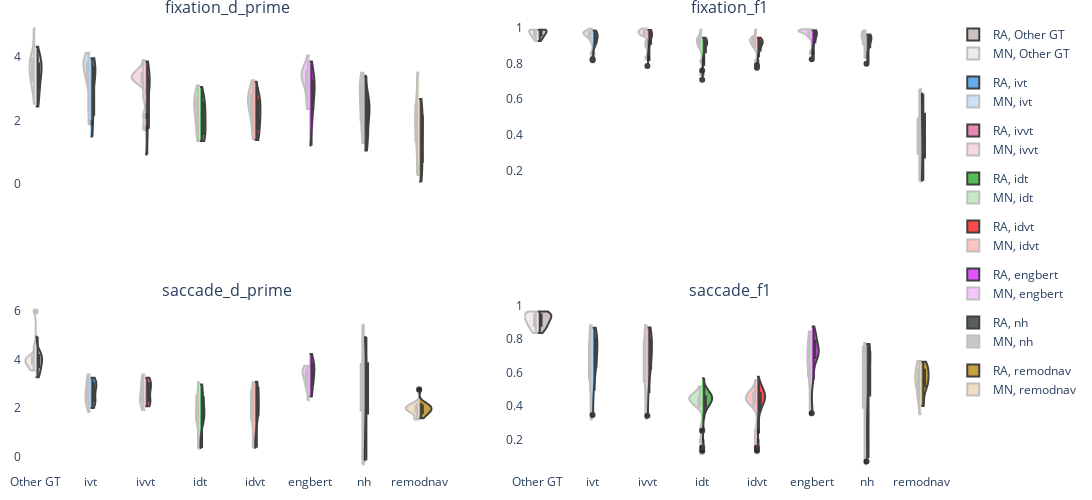

The cell this chart's notebook holds for it:
### Code cell
sdt_metrics_fig = sm.sdt_distributions_figure(
    fixation_saccade_sdt,
    GT1, GT2,
    colors={k: v[1] for k, v in LABELER_PLOTTING_CONFIG.items()},
    only_box=False,
    show_other_gt=True,
    share_x=True,
)

sdt_metrics_fig.update_layout(
    title=None,
    width=W, height=H,
    paper_bgcolor='rgba(0, 0, 0, 0)',
    plot_bgcolor='rgba(0, 0, 0, 0)',
    margin=dict(l=10, r=10, b=10, t=20, pad=0),
)
# sdt_metrics_fig.layout.annotations = []    # remove subtitles


save_fig(sdt_metrics_fig, FIG_ID, '', 'sample-detection-metrics', IS_SUPP)
sdt_metrics_fig.show()

### Figure 1 — Plotly figure (JSON) as saved in the notebook; plotly's stock layout.template omitted (floating-point values rounded to 4 significant figures)
{"data": [{"box": {"visible": true}, "fillcolor": "#bab0ac", "legendgroup": "Other GT", "line": {"color": "black"}, "meanline": {"visible": true}, "name": "RA, Other GT", "opacity": 0.75, "scalegroup": "fixation_d_prime", "showlegend": true, "side": "positive", "spanmode": "hard", "x0": "Other GT", "y": [3.117, 2.474, 2.703, 2.442, 3.7, 3.698, 3.89, 3.011, 3.31, 4.322, 3.336, 3.802, 3.879, 3.783], "type": "violin", "xaxis": "x", "yaxis": "y"}, {"box": {"visible": true}, "fillcolor": "#2E91E5", "legendgroup": "ivt", "line": {"color": "black"}, "meanline": {"visible": true}, "name": "RA, ivt", "opacity": 0.75, "scalegroup": "fixation_d_prime", "showlegend": true, "side": "positive", "spanmode": "hard", "x0": "ivt", "y": [3.752, 2.099, 3.556, 3.846, 3.24, 1.833, 1.499, 2.148, 2.164, 2.473, 3.812, 3.966, 3.7, 3.461, 3.132, 3.199, 3.699, 2.204, 3.549, 3.531], "type": "violin", "xaxis": "x", "yaxis": "y"}, {"box": {"visible": true}, "fillcolor": "#E15F99", "legendgroup": "ivvt", "line": {"color": "black"}, "meanline": {"visible": true}, "name": "RA, ivvt", "opacity": 0.75, "scalegroup": "fixation_d_prime", "showlegend": true, "side": "positive", "spanmode": "hard", "x0": "ivvt", "y": [3.026, 1.487, 3.499, 3.623, 3.279, 1.482, 1.629, 0.933, 1.816, 2.356, 3.128, 3.638, 3.283, 2.993, 3.497, 2.895, 3.107, 1.737, 3.078, 3.862], "type": "violin", "xaxis": "x", "yaxis": "y"}, {"box": {"visible": true}, "fillcolor": "#1CA71C", "legendgroup": "idt", "line": {"color": "black"}, "meanline": {"visible": true}, "name": "RA, idt", "opacity": 0.75, "scalegroup": "fixation_d_prime", "showlegend": true, "side": "positive", "spanmode": "hard", "x0": "idt", "y": [2.69, 1.438, 2.263, 2.562, 1.922, 2.104, 1.386, 1.398, 1.521, 2.11, 2.572, 1.837, 2.886, 2.574, 1.632, 1.774, 2.101, 1.355, 3.061, 2.448], "type": "violin", "xaxis": "x", "yaxis": "y"}, {"box": {"visible": true}, "fillcolor": "#FB0D0D", "legendgroup": "idvt", "line": {"color": "black"}, "meanline": {"visible": true}, "name": "RA, idvt", "opacity": 0.75, "scalegroup": "fixation_d_prime", "showlegend": true, "side": "positive", "spanmode": "hard", "x0": "idvt", "y": [2.69, 1.438, 2.263, 2.562, 1.922, 2.104, 1.386, 1.491, 1.521, 2.11, 2.572, 1.837, 2.886, 2.574, 1.632, 2.206, 2.772, 2.07, 3.226, 2.692], "type": "violin", "xaxis": "x", "yaxis": "y"}, {"box": {"visible": true}, "fillcolor": "#DA16FF", "legendgroup": "engbert", "line": {"color": "black"}, "meanline": {"visible": true}, "name": "RA, engbert", "opacity": 0.75, "scalegroup": "fixation_d_prime", "showlegend": true, "side": "positive", "spanmode": "hard", "x0": "engbert", "y": [2.926, 1.213, 3.861, 3.73, 3.232, 2.35, 1.917, 1.895, 1.831, 2.401, 3.215, 3.509, 3.294, 2.728, 2.749, 2.989, 3.123, 2.335, 3.557, 2.972], "type": "violin", "xaxis": "x", "yaxis": "y"}, {"box": {"visible": true}, "fillcolor": "#222A2A", "legendgroup": "nh", "line": {"color": "black"}, "meanline": {"visible": true}, "name": "RA, nh", "opacity": 0.75, "scalegroup": "fixation_d_prime", "showlegend": true, "side": "positive", "spanmode": "hard", "x0": "nh", "y": [2.477, 1.057, 1.414, 3.409, 2.634, 2.05, 1.141, 1.191, 1.514, 2.155, 2.917, 2.846, 2.718, 2.267, 2.479, 2.07, 2.229, 1.829, 1.437, 2.506], "type": "violin", "xaxis": "x", "yaxis": "y"}, {"box": {"visible": true}, "fillcolor": "#B68100", "legendgroup": "remodnav", "line": {"color": "black"}, "meanline": {"visible": true}, "name": "RA, remodnav", "opacity": 0.75, "scalegroup": "fixation_d_prime", "showlegend": true, "side": "positive", "spanmode": "hard", "x0": "remodnav", "y": [2.453, 0.1093, 2.515, 2.677, 1.648, 1.023, 1.752, 0.3402, 0.08449, 0.6865, 1.867, 0.7198, 2.12, 2.304, 0.7849, 1.677, 2.152, 0.3, 1.654, 0.7815], "type": "violin", "xaxis": "x", "yaxis": "y"}, {"box": {"visible": true}, "fillcolor": "#bab0ac", "legendgroup": "Other GT", "line": {"color": "black"}, "meanline": {"visible": true}, "name": "MN, Other GT", "opacity": 0.25, "scalegroup": "fixation_d_prime", "showlegend": true, "side": "negative", "spanmode": "hard", "x0": "Other GT", "y": [3.255, 4.62, 2.917, 2.527, 3.707, 3.814, 4.004, 3.229, 3.316, 4.901, 3.374, 3.816, 3.951, 3.878], "type": "violin", "xaxis": "x", "yaxis": "y"}, {"box": {"visible": true}, "fillcolor": "#2E91E5", "legendgroup": "ivt", "line": {"color": "black"}, "meanline": {"visible": true}, "name": "MN, ivt", "opacity": 0.25, "scalegroup": "fixation_d_prime", "showlegend": true, "side": "negative", "spanmode": "hard", "x0": "ivt", "y": [4.01, 3.71, 2.535, 1.93, 3.821, 4.135, 3.85, 3.831, 3.139, 3.315, 3.772, 2.254, 3.305, 3.658], "type": "violin", "xaxis": "x", "yaxis": "y"}, {"box": {"visible": true}, "fillcolor": "#E15F99", "legendgroup": "ivvt", "line": {"color": "black"}, "meanline": {"visible": true}, "name": "MN, ivvt", "opacity": 0.25, "scalegroup": "fixation_d_prime", "showlegend": true, "side": "negative", "spanmode": "hard", "x0": "ivvt", "y": [3.908, 3.5, 2.746, 2.145, 3.326, 3.645, 3.32, 3.368, 3.506, 3.199, 3.522, 1.761, 3.205, 3.304], "type": "violin", "xaxis": "x", "yaxis": "y"}, {"box": {"visible": true}, "fillcolor": "#1CA71C", "legendgroup": "idt", "line": {"color": "black"}, "meanline": {"visible": true}, "name": "MN, idt", "opacity": 0.25, "scalegroup": "fixation_d_prime", "showlegend": true, "side": "negative", "spanmode": "hard", "x0": "idt", "y": [2.795, 2.379, 2.418, 1.422, 2.575, 1.929, 2.941, 2.75, 1.635, 1.928, 2.212, 1.356, 3.102, 2.505], "type": "violin", "xaxis": "x", "yaxis": "y"}, {"box": {"visible": true}, "fillcolor": "#FB0D0D", "legendgroup": "idvt", "line": {"color": "black"}, "meanline": {"visible": true}, "name": "MN, idvt", "opacity": 0.25, "scalegroup": "fixation_d_prime", "showlegend": true, "side": "negative", "spanmode": "hard", "x0": "idvt", "y": [2.795, 2.379, 2.418, 1.422, 2.575, 1.929, 2.941, 2.75, 1.635, 2.42, 2.979, 2.112, 3.272, 2.757], "type": "violin", "xaxis": "x", "yaxis": "y"}, {"box": {"visible": true}, "fillcolor": "#DA16FF", "legendgroup": "engbert", "line": {"color": "black"}, "meanline": {"visible": true}, "name": "MN, engbert", "opacity": 0.25, "scalegroup": "fixation_d_prime", "showlegend": true, "side": "negative", "spanmode": "hard", "x0": "engbert", "y": [3.546, 3.348, 3.3, 2.368, 3.515, 4.047, 3.421, 3.265, 2.848, 3.366, 3.58, 2.379, 3.623, 2.731], "type": "violin", "xaxis": "x", "yaxis": "y"}, {"box": {"visible": true}, "fillcolor": "#222A2A", "legendgroup": "nh", "line": {"color": "black"}, "meanline": {"visible": true}, "name": "MN, nh", "opacity": 0.25, "scalegroup": "fixation_d_prime", "showlegend": true, "side": "negative", "spanmode": "hard", "x0": "nh", "y": [3.396, 3.504, 2.937, 1.297, 3.03, 3.396, 2.832, 3.093, 2.563, 2.245, 1.997, 1.82, 1.635, 2.468], "type": "violin", "xaxis": "x", "yaxis": "y"}, {"box": {"visible": true}, "fillcolor": "#B68100", "legendgroup": "remodnav", "line": {"color": "black"}, "meanline": {"visible": true}, "name": "MN, remodnav", "opacity": 0.25, "scalegroup": "fixation_d_prime", "showlegend": true, "side": "negative", "spanmode": "hard", "x0": "remodnav", "y": [2.246, 3.517, 1.344, 1.545, 2.49, 1.848, 2.113, 3.085, 0.9741, 1.828, 2.047, 0.2828, 2.854, 0.684], "type": "violin", "xaxis": "x", "yaxis": "y"}, {"box": {"visible": true}, "fillcolor": "#bab0ac", "legendgroup": "Other GT", "line": {"color": "black"}, "meanline": {"visible": true}, "name": "RA, Other GT", "opacity": 0.75, "scalegroup": "fixation_f1", "showlegend": false, "side": "positive", "spanmode": "hard", "x0": "Other GT", "y": [0.9753, 0.9248, 0.9569, 0.9429, 0.9866, 0.9857, 0.9878, 0.9672, 0.9787, 0.9548, 0.9333, 0.9548, 0.9867, 0.9787], "type": "violin", "xaxis": "x2", "yaxis": "y2"}, {"box": {"visible": true}, "fillcolor": "#2E91E5", "legendgroup": "ivt", "line": {"color": "black"}, "meanline": {"visible": true}, "name": "RA, ivt", "opacity": 0.75, "scalegroup": "fixation_f1", "showlegend": false, "side": "positive", "spanmode": "hard", "x0": "ivt", "y": [0.9625, 0.9197, 0.9847, 0.9784, 0.9581, 0.9247, 0.8893, 0.8183, 0.8969, 0.9333, 0.9642, 0.9688, 0.9686, 0.946, 0.9448, 0.9366, 0.9052, 0.8245, 0.9725, 0.9267], "type": "violin", "xaxis": "x2", "yaxis": "y2"}, {"box": {"visible": true}, "fillcolor": "#E15F99", "legendgroup": "ivvt", "line": {"color": "black"}, "meanline": {"visible": true}, "name": "RA, ivvt", "opacity": 0.75, "scalegroup": "fixation_f1", "showlegend": false, "side": "positive", "spanmode": "hard", "x0": "ivvt", "y": [0.9704, 0.9213, 0.976, 0.9868, 0.9755, 0.8774, 0.8725, 0.7858, 0.8975, 0.9421, 0.9756, 0.9832, 0.9786, 0.9604, 0.9589, 0.9513, 0.9285, 0.8138, 0.9655, 0.9475], "type": "violin", "xaxis": "x2", "yaxis": "y2"}, {"box": {"visible": true}, "fillcolor": "#1CA71C", "legendgroup": "idt", "line": {"color": "black"}, "meanline": {"visible": true}, "name": "RA, idt", "opacity": 0.75, "scalegroup": "fixation_f1", "showlegend": false, "side": "positive", "spanmode": "hard", "x0": "idt", "y": [0.9273, 0.9147, 0.9435, 0.9341, 0.9246, 0.9162, 0.8836, 0.786, 0.8605, 0.8969, 0.9239, 0.9224, 0.9269, 0.915, 0.9073, 0.8469, 0.7602, 0.7084, 0.9178, 0.8647], "type": "violin", "xaxis": "x2", "yaxis": "y2"}, {"box": {"visible": true}, "fillcolor": "#FB0D0D", "legendgroup": "idvt", "line": {"color": "black"}, "meanline": {"visible": true}, "name": "RA, idvt", "opacity": 0.75, "scalegroup": "fixation_f1", "showlegend": false, "side": "positive", "spanmode": "hard", "x0": "idvt", "y": [0.9273, 0.9147, 0.9435, 0.9341, 0.9246, 0.9162, 0.8836, 0.7894, 0.8605, 0.8969, 0.9239, 0.9224, 0.9269, 0.915, 0.9073, 0.8688, 0.8345, 0.7758, 0.9246, 0.8758], "type": "violin", "xaxis": "x2", "yaxis": "y2"}, {"box": {"visible": true}, "fillcolor": "#DA16FF", "legendgroup": "engbert", "line": {"color": "black"}, "meanline": {"visible": true}, "name": "RA, engbert", "opacity": 0.75, "scalegroup": "fixation_f1", "showlegend": false, "side": "positive", "spanmode": "hard", "x0": "engbert", "y": [0.9707, 0.9192, 0.9831, 0.9852, 0.9776, 0.9474, 0.9166, 0.8236, 0.8988, 0.9472, 0.9765, 0.9825, 0.9788, 0.9609, 0.9648, 0.9477, 0.91, 0.8279, 0.9815, 0.9558], "type": "violin", "xaxis": "x2", "yaxis": "y2"}, {"box": {"visible": true}, "fillcolor": "#222A2A", "legendgroup": "nh", "line": {"color": "black"}, "meanline": {"visible": true}, "name": "RA, nh", "opacity": 0.75, "scalegroup": "fixation_f1", "showlegend": false, "side": "positive", "spanmode": "hard", "x0": "nh", "y": [0.9514, 0.9154, 0.9193, 0.956, 0.9475, 0.9351, 0.8761, 0.808, 0.881, 0.933, 0.9605, 0.9617, 0.953, 0.9417, 0.9519, 0.9033, 0.7983, 0.8055, 0.9001, 0.9338], "type": "violin", "xaxis": "x2", "yaxis": "y2"}, {"box": {"visible": true}, "fillcolor": "#B68100", "legendgroup": "remodnav", "line": {"color": "black"}, "meanline": {"visible": true}, "name": "RA, remodnav", "opacity": 0.75, "scalegroup": "fixation_f1", "showlegend": false, "side": "positive", "spanmode": "hard", "x0": "remodnav", "y": [0.5286, 0.6198, 0.2647, 0.6316, 0.5519, 0.4126, 0.3177, 0.3738, 0.2451, 0.3129, 0.5913, 0.2818, 0.1443, 0.507, 0.337, 0.4996, 0.2111, 0.1432, 0.3949, 0.3194], "type": "violin", "xaxis": "x2", "yaxis": "y2"}, {"box": {"visible": true}, "fillcolor": "#bab0ac", "legendgroup": "Other GT", "line": {"color": "black"}, "meanline": {"visible": true}, "name": "MN, Other GT", "opacity": 0.25, "scalegroup": "fixation_f1", "showlegend": false, "side": "negative", "spanmode": "hard", "x0": "Other GT", "y": [0.9753, 0.9248, 0.9569, 0.9429, 0.9866, 0.9857, 0.9878, 0.9672, 0.9787, 0.9548, 0.9333, 0.9548, 0.9867, 0.9787], "type": "violin", "xaxis": "x2", "yaxis": "y2"}, {"box": {"visible": true}, "fillcolor": "#2E91E5", "legendgroup": "ivt", "line": {"color": "black"}, "meanline": {"visible": true}, "name": "MN, ivt", "opacity": 0.25, "scalegroup": "fixation_f1", "showlegend": false, "side": "negative", "spanmode": "hard", "x0": "ivt", "y": [0.9754, 0.9949, 0.9575, 0.922, 0.9647, 0.9765, 0.9754, 0.9702, 0.9454, 0.9724, 0.9577, 0.857, 0.9736, 0.9411], "type": "violin", "xaxis": "x2", "yaxis": "y2"}, {"box": {"visible": true}, "fillcolor": "#E15F99", "legendgroup": "ivvt", "line": {"color": "black"}, "meanline": {"visible": true}, "name": "MN, ivvt", "opacity": 0.25, "scalegroup": "fixation_f1", "showlegend": false, "side": "negative", "spanmode": "hard", "x0": "ivvt", "y": [0.9882, 0.9954, 0.9172, 0.8989, 0.9794, 0.9864, 0.9796, 0.9819, 0.9595, 0.9611, 0.967, 0.8315, 0.9665, 0.9573], "type": "violin", "xaxis": "x2", "yaxis": "y2"}, {"box": {"visible": true}, "fillcolor": "#1CA71C", "legendgroup": "idt", "line": {"color": "black"}, "meanline": {"visible": true}, "name": "MN, idt", "opacity": 0.25, "scalegroup": "fixation_f1", "showlegend": false, "side": "negative", "spanmode": "hard", "x0": "idt", "y": [0.9402, 0.9898, 0.947, 0.9038, 0.9244, 0.9303, 0.9338, 0.939, 0.9079, 0.891, 0.8133, 0.7424, 0.9236, 0.8789], "type": "violin", "xaxis": "x2", "yaxis": "y2"}, {"box": {"visible": true}, "fillcolor": "#FB0D0D", "legendgroup": "idvt", "line": {"color": "black"}, "meanline": {"visible": true}, "name": "MN, idvt", "opacity": 0.25, "scalegroup": "fixation_f1", "showlegend": false, "side": "negative", "spanmode": "hard", "x0": "idvt", "y": [0.9402, 0.9898, 0.947, 0.9038, 0.9244, 0.9303, 0.9338, 0.939, 0.9079, 0.9132, 0.889, 0.8109, 0.9303, 0.89], "type": "violin", "xaxis": "x2", "yaxis": "y2"}, {"box": {"visible": true}, "fillcolor": "#DA16FF", "legendgroup": "engbert", "line": {"color": "black"}, "meanline": {"visible": true}, "name": "MN, engbert", "opacity": 0.25, "scalegroup": "fixation_f1", "showlegend": false, "side": "negative", "spanmode": "hard", "x0": "engbert", "y": [0.9859, 0.9913, 0.9807, 0.9453, 0.9823, 0.9914, 0.9819, 0.981, 0.9678, 0.9737, 0.9633, 0.8612, 0.9834, 0.9518], "type": "violin", "xaxis": "x2", "yaxis": "y2"}, {"box": {"visible": true}, "fillcolor": "#222A2A", "legendgroup": "nh", "line": {"color": "black"}, "meanline": {"visible": true}, "name": "MN, nh", "opacity": 0.25, "scalegroup": "fixation_f1", "showlegend": false, "side": "negative", "spanmode": "hard", "x0": "nh", "y": [0.9673, 0.9843, 0.9681, 0.8993, 0.963, 0.9693, 0.9532, 0.959, 0.955, 0.9332, 0.8405, 0.8306, 0.9088, 0.93], "type": "violin", "xaxis": "x2", "yaxis": "y2"}, {"box": {"visible": true}, "fillcolor": "#B68100", "legendgroup": "remodnav", "line": {"color": "black"}, "meanline": {"visible": true}, "name": "MN, remodnav", "opacity": 0.25, "scalegroup": "fixation_f1", "showlegend": false, "side": "negative", "spanmode": "hard", "x0": "remodnav", "y": [0.5183, 0.6588, 0.4046, 0.305, 0.5953, 0.2928, 0.1425, 0.49, 0.3427, 0.4727, 0.1909, 0.1396, 0.3953, 0.3096], "type": "violin", "xaxis": "x2", "yaxis": "y2"}, {"box": {"visible": true}, "fillcolor": "#bab0ac", "legendgroup": "Other GT", "line": {"color": "black"}, "meanline": {"visible": true}, "name": "RA, Other GT", "opacity": 0.75, "scalegroup": "saccade_d_prime", "showlegend": false, "side": "positive", "spanmode": "hard", "x0": "Other GT", "y": [4.161, 3.965, 3.689, 3.436, 4.154, 4.198, 4.206, 4.457, 3.278, 4.945, 3.816, 3.402, 3.895, 3.693], "type": "violin", "xaxis": "x3", "yaxis": "y3"}, {"box": {"visible": true}, "fillcolor": "#2E91E5", "legendgroup": "ivt", "line": {"color": "black"}, "meanline": {"visible": true}, "name": "RA, ivt", "opacity": 0.75, "scalegroup": "saccade_d_prime", "showlegend": false, "side": "positive", "spanmode": "hard", "x0": "ivt", "y": [3.227, 3.099, 3.256, 2.941, 2.657, 2.445, 2.305, 2.914, 2.772, 2.264, 2.916, 2.961, 3.199, 3.123, 2.136, 2.411, 2.131, 2.149, 2.651, 2.016], "type": "violin", "xaxis": "x3", "yaxis": "y3"}, {"box": {"visible": true}, "fillcolor": "#E15F99", "legendgroup": "ivvt", "line": {"color": "black"}, "meanline": {"visible": true}, "name": "RA, ivvt", "opacity": 0.75, "scalegroup": "saccade_d_prime", "showlegend": false, "side": "positive", "spanmode": "hard", "x0": "ivvt", "y": [3.227, 3.099, 3.26, 2.983, 2.7, 2.411, 2.257, 2.731, 2.815, 2.328, 2.914, 2.952, 3.204, 3.126, 2.213, 2.313, 2.102, 2.119, 2.665, 2.079], "type": "violin", "xaxis": "x3", "yaxis": "y3"}, {"box": {"visible": true}, "fillcolor": "#1CA71C", "legendgroup": "idt", "line": {"color": "black"}, "meanline": {"visible": true}, "name": "RA, idt", "opacity": 0.75, "scalegroup": "saccade_d_prime", "showlegend": false, "side": "positive", "spanmode": "hard", "x0": "idt", "y": [2.916, 2.479, 2.115, 2.968, 1.72, 1.806, 1.767, 1.696, 2.135, 2.419, 2.973, 2.263, 1.889, 2.982, 1.907, 1.474, 0.3611, 1.43, 1.289, 1.386], "type": "violin", "xaxis": "x3", "yaxis": "y3"}, {"box": {"visible": true}, "fillcolor": "#FB0D0D", "legendgroup": "idvt", "line": {"color": "black"}, "meanline": {"visible": true}, "name": "RA, idvt", "opacity": 0.75, "scalegroup": "saccade_d_prime", "showlegend": false, "side": "positive", "spanmode": "hard", "x0": "idvt", "y": [2.916, 2.433, 2.329, 2.961, 1.977, 2.062, 2.215, 1.826, 2.764, 2.419, 2.973, 3.089, 2.035, 2.982, 1.907, 1.584, 0.3789, 1.418, 1.224, 1.449], "type": "violin", "xaxis": "x3", "yaxis": "y3"}, {"box": {"visible": true}, "fillcolor": "#DA16FF", "legendgroup": "engbert", "line": {"color": "black"}, "meanline": {"visible": true}, "name": "RA, engbert", "opacity": 0.75, "scalegroup": "saccade_d_prime", "showlegend": false, "side": "positive", "spanmode": "hard", "x0": "engbert", "y": [3.922, 3.711, 3.96, 4.23, 3.417, 3.123, 2.786, 3.544, 4.163, 2.867, 3.845, 3.828, 3.536, 3.617, 2.499, 3.204, 2.48, 2.576, 3.173, 3.306], "type": "violin", "xaxis": "x3", "yaxis": "y3"}, {"box": {"visible": true}, "fillcolor": "#222A2A", "legendgroup": "nh", "line": {"color": "black"}, "meanline": {"visible": true}, "name": "RA, nh", "opacity": 0.75, "scalegroup": "saccade_d_prime", "showlegend": false, "side": "positive", "spanmode": "hard", "x0": "nh", "y": [3.611, 4.242, 1.533, 4.934, 4.097, 2.807, 1.607, 3.923, 3.108, 2.46, 3.784, 4.079, 3.51, 3.504, 2.299, 1.937, -0.1429, 1.629, 0.6947, 2.473], "type": "violin", "xaxis": "x3", "yaxis": "y3"}, {"box": {"visible": true}, "fillcolor": "#B68100", "legendgroup": "remodnav", "line": {"color": "black"}, "meanline": {"visible": true}, "name": "RA, remodnav", "opacity": 0.75, "scalegroup": "saccade_d_prime", "showlegend": false, "side": "positive", "spanmode": "hard", "x0": "remodnav", "y": [2.088, 2.759, 1.944, 2.147, 2.193, 1.948, 1.791, 1.906, 2.086, 1.587, 2.23, 1.963, 1.641, 2.184, 1.725, 1.954, 1.77, 2.0, 1.809, 2.008], "type": "violin", "xaxis": "x3", "yaxis": "y3"}, {"box": {"visible": true}, "fillcolor": "#bab0ac", "legendgroup": "Other GT", "line": {"color": "black"}, "meanline": {"visible": true}, "name": "MN, Other GT", "opacity": 0.25, "scalegroup": "saccade_d_prime", "showlegend": false, "side": "negative", "spanmode": "hard", "x0": "Other GT", "y": [4.008, 4.058, 3.896, 3.681, 4.065, 4.137, 4.148, 4.559, 3.554, 5.979, 3.864, 3.61, 3.821, 3.833], "type": "violin", "xaxis": "x3", "yaxis": "y3"}, {"box": {"visible": true}, "fillcolor": "#2E91E5", "legendgroup": "ivt", "line": {"color": "black"}, "meanline": {"visible": true}, "name": "MN, ivt", "opacity": 0.25, "scalegroup": "saccade_d_prime", "showlegend": false, "side": "negative", "spanmode": "hard", "x0": "ivt", "y": [3.393, 3.391, 2.318, 2.365, 2.746, 2.694, 3.15, 3.218, 2.113, 2.474, 1.854, 2.473, 2.795, 2.024], "type": "violin", "xaxis": "x3", "yaxis": "y3"}, {"box": {"visible": true}, "fillcolor": "#E15F99", "legendgroup": "ivvt", "line": {"color": "black"}, "meanline": {"visible": true}, "name": "MN, ivvt", "opacity": 0.25, "scalegroup": "saccade_d_prime", "showlegend": false, "side": "negative", "spanmode": "hard", "x0": "ivvt", "y": [3.393, 3.391, 2.294, 2.353, 2.812, 2.686, 3.134, 3.221, 2.168, 2.416, 1.929, 2.371, 2.787, 2.094], "type": "violin", "xaxis": "x3", "yaxis": "y3"}, {"box": {"visible": true}, "fillcolor": "#1CA71C", "legendgroup": "idt", "line": {"color": "black"}, "meanline": {"visible": true}, "name": "MN, idt", "opacity": 0.25, "scalegroup": "saccade_d_prime", "showlegend": false, "side": "negative", "spanmode": "hard", "x0": "idt", "y": [3.072, 2.513, 1.674, 1.836, 2.741, 2.271, 1.865, 3.011, 2.042, 1.516, 0.3209, 1.484, 1.566, 1.447], "type": "violin", "xaxis": "x3", "yaxis": "y3"}, {"box": {"visible": true}, "fillcolor": "#FB0D0D", "legendgroup": "idvt", "line": {"color": "black"}, "meanline": {"visible": true}, "name": "MN, idvt", "opacity": 0.25, "scalegroup": "saccade_d_prime", "showlegend": false, "side": "negative", "spanmode": "hard", "x0": "idvt", "y": [3.072, 2.466, 1.843, 2.204, 2.741, 3.065, 2.011, 3.011, 2.042, 1.617, 0.3503, 1.525, 1.487, 1.506], "type": "violin", "xaxis": "x3", "yaxis": "y3"}, {"box": {"visible": true}, "fillcolor": "#DA16FF", "legendgroup": "engbert", "line": {"color": "black"}, "meanline": {"visible": true}, "name": "MN, engbert", "opacity": 0.25, "scalegroup": "saccade_d_prime", "showlegend": false, "side": "negative", "spanmode": "hard", "x0": "engbert", "y": [3.745, 3.755, 3.034, 2.834, 3.564, 3.427, 3.466, 3.657, 3.332, 3.527, 2.333, 2.858, 3.366, 3.013], "type": "violin", "xaxis": "x3", "yaxis": "y3"}, {"box": {"visible": true}, "fillcolor": "#222A2A", "legendgroup": "nh", "line": {"color": "black"}, "meanline": {"visible": true}, "name": "MN, nh", "opacity": 0.25, "scalegroup": "saccade_d_prime", "showlegend": false, "side": "negative", "spanmode": "hard", "x0": "nh", "y": [3.83, 5.451, 2.556, 1.504, 3.42, 5.01, 3.352, 3.868, 3.073, 2.018, -0.3149, 1.904, 0.6696, 2.397], "type": "violin", "xaxis": "x3", "yaxis": "y3"}, {"box": {"visible": true}, "fillcolor": "#B68100", "legendgroup": "remodnav", "line": {"color": "black"}, "meanline": {"visible": true}, "name": "MN, remodnav", "opacity": 0.25, "scalegroup": "saccade_d_prime", "showlegend": false, "side": "negative", "spanmode": "hard", "x0": "remodnav", "y": [2.09, 2.804, 1.877, 1.544, 2.17, 1.92, 1.718, 2.214, 1.852, 1.956, 1.536, 2.048, 2.049, 2.017], "type": "violin", "xaxis": "x3", "yaxis": "y3"}, {"box": {"visible": true}, "fillcolor": "#bab0ac", "legendgroup": "Other GT", "line": {"color": "black"}, "meanline": {"visible": true}, "name": "RA, Other GT", "opacity": 0.75, "scalegroup": "saccade_f1", "showlegend": false, "side": "positive", "spanmode": "hard", "x0": "Other GT", "y": [0.9329, 0.8783, 0.8957, 0.869, 0.9407, 0.9464, 0.9528, 0.9633, 0.8361, 0.9585, 0.9039, 0.8559, 0.9277, 0.9072], "type": "violin", "xaxis": "x4", "yaxis": "y4"}, {"box": {"visible": true}, "fillcolor": "#2E91E5", "legendgroup": "ivt", "line": {"color": "black"}, "meanline": {"visible": true}, "name": "RA, ivt", "opacity": 0.75, "scalegroup": "saccade_f1", "showlegend": false, "side": "positive", "spanmode": "hard", "x0": "ivt", "y": [0.8506, 0.6914, 0.8545, 0.766, 0.75, 0.6249, 0.6529, 0.739, 0.8041, 0.6941, 0.7963, 0.7896, 0.8671, 0.8366, 0.6376, 0.5699, 0.3461, 0.4917, 0.7209, 0.5946], "type": "violin", "xaxis": "x4", "yaxis": "y4"}, {"box": {"visible": true}, "fillcolor": "#E15F99", "legendgroup": "ivvt", "line": {"color": "black"}, "meanline": {"visible": true}, "name": "RA, ivvt", "opacity": 0.75, "scalegroup": "saccade_f1", "showlegend": false, "side": "positive", "spanmode": "hard", "x0": "ivvt", "y": [0.8506, 0.6914, 0.858, 0.7783, 0.7585, 0.6014, 0.6389, 0.6931, 0.813, 0.7122, 0.7967, 0.7874, 0.8679, 0.8363, 0.6557, 0.5587, 0.3422, 0.4777, 0.7235, 0.6062], "type": "violin", "xaxis": "x4", "yaxis": "y4"}, {"box": {"visible": true}, "fillcolor": "#1CA71C", "legendgroup": "idt", "line": {"color": "black"}, "meanline": {"visible": true}, "name": "RA, idt", "opacity": 0.75, "scalegroup": "saccade_f1", "showlegend": false, "side": "positive", "spanmode": "hard", "x0": "idt", "y": [0.5072, 0.2523, 0.5652, 0.4419, 0.4336, 0.49, 0.4853, 0.4314, 0.4556, 0.3213, 0.4541, 0.4625, 0.4506, 0.4477, 0.1532, 0.4081, 0.1333, 0.4149, 0.371, 0.3883], "type": "violin", "xaxis": "x4", "yaxis": "y4"}, {"box": {"visible": true}, "fillcolor": "#FB0D0D", "legendgroup": "idvt", "line": {"color": "black"}, "meanline": {"visible": true}, "name": "RA, idvt", "opacity": 0.75, "scalegroup": "saccade_f1", "showlegend": false, "side": "positive", "spanmode": "hard", "x0": "idvt", "y": [0.5072, 0.2364, 0.5753, 0.439, 0.4635, 0.5152, 0.5104, 0.4419, 0.4606, 0.3213, 0.4541, 0.492, 0.454, 0.4477, 0.1532, 0.437, 0.1352, 0.4108, 0.3605, 0.3906], "type": "violin", "xaxis": "x4", "yaxis": "y4"}, {"box": {"visible": true}, "fillcolor": "#DA16FF", "legendgroup": "engbert", "line": {"color": "black"}, "meanline": {"visible": true}, "name": "RA, engbert", "opacity": 0.75, "scalegroup": "saccade_f1", "showlegend": false, "side": "positive", "spanmode": "hard", "x0": "engbert", "y": [0.8134, 0.6973, 0.8201, 0.6957, 0.73, 0.738, 0.7239, 0.7511, 0.875, 0.7723, 0.6986, 0.7607, 0.8392, 0.8377, 0.6782, 0.5779, 0.3575, 0.5587, 0.721, 0.6268], "type": "violin", "xaxis": "x4", "yaxis": "y4"}, {"box": {"visible": true}, "fillcolor": "#222A2A", "legendgroup": "nh", "line": {"color": "black"}, "meanline": {"visible": true}, "name": "RA, nh", "opacity": 0.75, "scalegroup": "saccade_f1", "showlegend": false, "side": "positive", "spanmode": "hard", "x0": "nh", "y": [0.7268, 0.5908, 0.09048, 0.691, 0.6521, 0.7179, 0.3972, 0.6462, 0.7606, 0.698, 0.714, 0.736, 0.7707, 0.7588, 0.6322, 0.5366, 0.06872, 0.3432, 0.125, 0.5278], "type": "violin", "xaxis": "x4", "yaxis": "y4"}, {"box": {"visible": true}, "fillcolor": "#B68100", "legendgroup": "remodnav", "line": {"color": "black"}, "meanline": {"visible": true}, "name": "RA, remodnav", "opacity": 0.75, "scalegroup": "saccade_f1", "showlegend": false, "side": "positive", "spanmode": "hard", "x0": "remodnav", "y": [0.6193, 0.4286, 0.6103, 0.6131, 0.6479, 0.5527, 0.5157, 0.4946, 0.6441, 0.5198, 0.6565, 0.5689, 0.4, 0.664, 0.5249, 0.5675, 0.4184, 0.5311, 0.5663, 0.6118], "type": "violin", "xaxis": "x4", "yaxis": "y4"}, {"box": {"visible": true}, "fillcolor": "#bab0ac", "legendgroup": "Other GT", "line": {"color": "black"}, "meanline": {"visible": true}, "name": "MN, Other GT", "opacity": 0.25, "scalegroup": "saccade_f1", "showlegend": false, "side": "negative", "spanmode": "hard", "x0": "Other GT", "y": [0.9329, 0.8783, 0.8957, 0.869, 0.9407, 0.9464, 0.9528, 0.9633, 0.8361, 0.9585, 0.9039, 0.8559, 0.9277, 0.9072], "type": "violin", "xaxis": "x4", "yaxis": "y4"}, {"box": {"visible": true}, "fillcolor": "#2E91E5", "legendgroup": "ivt", "line": {"color": "black"}, "meanline": {"visible": true}, "name": "MN, ivt", "opacity": 0.25, "scalegroup": "saccade_f1", "showlegend": false, "side": "negative", "spanmode": "hard", "x0": "ivt", "y": [0.8813, 0.7516, 0.5635, 0.5945, 0.7743, 0.7533, 0.8623, 0.8524, 0.613, 0.5481, 0.3182, 0.47, 0.7543, 0.5733], "type": "violin", "xaxis": "x4", "yaxis": "y4"}, {"box": {"visible": true}, "fillcolor": "#E15F99", "legendgroup": "ivvt", "line": {"color": "black"}, "meanline": {"visible": true}, "name": "MN, ivvt", "opacity": 0.25, "scalegroup": "saccade_f1", "showlegend": false, "side": "negative", "spanmode": "hard", "x0": "ivvt", "y": [0.8813, 0.7516, 0.542, 0.5846, 0.7867, 0.7512, 0.8597, 0.852, 0.6273, 0.543, 0.3226, 0.45, 0.7539, 0.5855], "type": "violin", "xaxis": "x4", "yaxis": "y4"}, {"box": {"visible": true}, "fillcolor": "#1CA71C", "legendgroup": "idt", "line": {"color": "black"}, "meanline": {"visible": true}, "name": "MN, idt", "opacity": 0.25, "scalegroup": "saccade_f1", "showlegend": false, "side": "negative", "spanmode": "hard", "x0": "idt", "y": [0.4849, 0.2642, 0.4551, 0.5173, 0.4362, 0.4562, 0.4421, 0.4599, 0.191, 0.4164, 0.1245, 0.4025, 0.4462, 0.4041], "type": "violin", "xaxis": "x4", "yaxis": "y4"}, {"box": {"visible": true}, "fillcolor": "#FB0D0D", "legendgroup": "idvt", "line": {"color": "black"}, "meanline": {"visible": true}, "name": "MN, idvt", "opacity": 0.25, "scalegroup": "saccade_f1", "showlegend": false, "side": "negative", "spanmode": "hard", "x0": "idvt", "y": [0.4849, 0.2476, 0.4768, 0.5536, 0.4362, 0.4819, 0.4452, 0.4599, 0.191, 0.4438, 0.1281, 0.4158, 0.4344, 0.4071], "type": "violin", "xaxis": "x4", "yaxis": "y4"}, {"box": {"visible": true}, "fillcolor": "#DA16FF", "legendgroup": "engbert", "line": {"color": "black"}, "meanline": {"visible": true}, "name": "MN, engbert", "opacity": 0.25, "scalegroup": "saccade_f1", "showlegend": false, "side": "negative", "spanmode": "hard", "x0": "engbert", "y": [0.8408, 0.6797, 0.6789, 0.6528, 0.7121, 0.7591, 0.8452, 0.8253, 0.6611, 0.551, 0.3435, 0.5188, 0.7486, 0.5814], "type": "violin", "xaxis": "x4", "yaxis": "y4"}, {"box": {"visible": true}, "fillcolor": "#222A2A", "legendgroup": "nh", "line": {"color": "black"}, "meanline": {"visible": true}, "name": "MN, nh", "opacity": 0.25, "scalegroup": "saccade_f1", "showlegend": false, "side": "negative", "spanmode": "hard", "x0": "nh", "y": [0.7662, 0.575, 0.6391, 0.3892, 0.7229, 0.752, 0.7756, 0.7526, 0.6237, 0.5307, 0.051, 0.3231, 0.1206, 0.4912], "type": "violin", "xaxis": "x4", "yaxis": "y4"}, {"box": {"visible": true}, "fillcolor": "#B68100", "legendgroup": "remodnav", "line": {"color": "black"}, "meanline": {"visible": true}, "name": "MN, remodnav", "opacity": 0.25, "scalegroup": "saccade_f1", "showlegend": false, "side": "negative", "spanmode": "hard", "x0": "remodnav", "y": [0.6228, 0.4463, 0.531, 0.4557, 0.6495, 0.5573, 0.4114, 0.668, 0.5409, 0.5507, 0.3513, 0.5471, 0.6325, 0.6022], "type": "violin", "xaxis": "x4", "yaxis": "y4"}], "layout": {"xaxis": {"anchor": "y", "domain": [0.0, 0.45], "matches": "x3", "showticklabels": false}, "yaxis": {"anchor": "x", "domain": [0.625, 1.0]}, "xaxis2": {"anchor": "y2", "domain": [0.55, 1.0], "matches": "x4", "showticklabels": false}, "yaxis2": {"anchor": "x2", "domain": [0.625, 1.0]}, "xaxis3": {"anchor": "y3", "domain": [0.0, 0.45]}, "yaxis3": {"anchor": "x3", "domain": [0.0, 0.375]}, "xaxis4": {"anchor": "y4", "domain": [0.55, 1.0]}, "yaxis4": {"anchor": "x4", "domain": [0.0, 0.375]}, "annotations": [{"font": {"size": 16}, "showarrow": false, "text": "fixation_d_prime", "x": 0.225, "xanchor": "center", "xref": "paper", "y": 1.0, "yanchor": "bottom", "yref": "paper"}, {"font": {"size": 16}, "showarrow": false, "text": "fixation_f1", "x": 0.775, "xanchor": "center", "xref": "paper", "y": 1.0, "yanchor": "bottom", "yref": "paper"}, {"font": {"size": 16}, "showarrow": false, "text": "saccade_d_prime", "x": 0.225, "xanchor": "center", "xref": "paper", "y": 0.375, "yanchor": "bottom", "yref": "paper"}, {"font": {"size": 16}, "showarrow": false, "text": "saccade_f1", "x": 0.775, "xanchor": "center", "xref": "paper", "y": 0.375, "yanchor": "bottom", "yref": "paper"}], "title": {}, "violinmode": "overlay", "boxmode": "group", "boxgroupgap": 0, "boxgap": 0, "margin": {"l": 10, "r": 10, "b": 10, "t": 20, "pad": 0}, "width": 1200, "height": 500, "paper_bgcolor": "rgba(0, 0, 0, 0)", "plot_bgcolor": "rgba(0, 0, 0, 0)"}}
